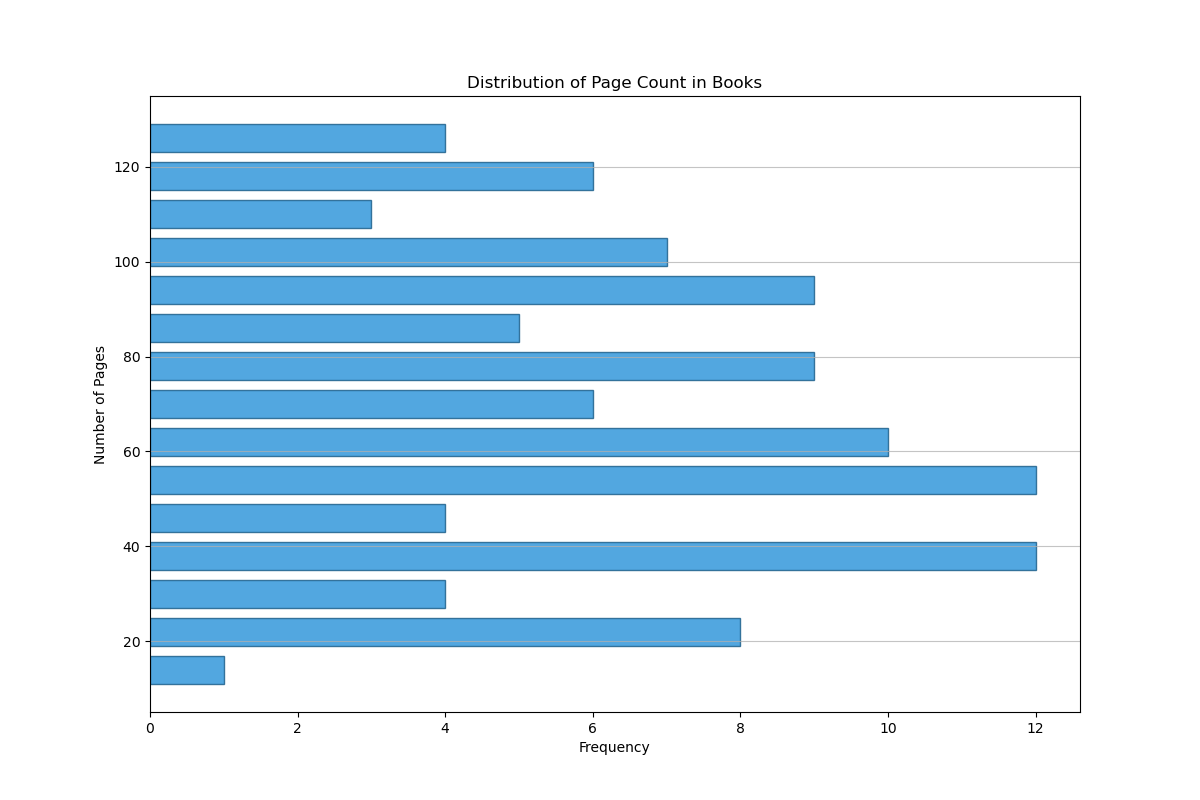

Source code (Python):

import matplotlib.pyplot as plt

data_points = [
    35, 55, 40, 65, 75, 85, 95, 45, 50, 60,
    70, 80, 90, 100, 110, 120, 30, 40, 25, 50,
    65, 75, 85, 55, 35, 95, 105, 115, 125, 130,
    20, 25, 35, 45, 55, 60, 70, 80, 90, 40,
    30, 50, 60, 70, 85, 95, 105, 115, 20, 10,
    35, 50, 45, 55, 65, 75, 85, 95, 40, 50,
    60, 70, 80, 100, 110, 120, 30, 40, 50, 60,
    70, 80, 90, 100, 20, 25, 35, 45, 55, 65,
    75, 85, 90, 105, 115, 125, 130, 20, 30, 40,
    50, 60, 70, 80, 90, 100, 110, 120, 25, 35
]

plt.figure(figsize=(12, 8))
plt.hist(
    data_points,
    bins=15,
    orientation='horizontal',
    color='#3498db',
    edgecolor='#1f618d',
    alpha=0.85,
    rwidth=0.75
)

plt.title('Distribution of Page Count in Books')
plt.xlabel('Frequency')
plt.ylabel('Number of Pages')
plt.grid(axis='y', alpha=0.75)

plt.show()
